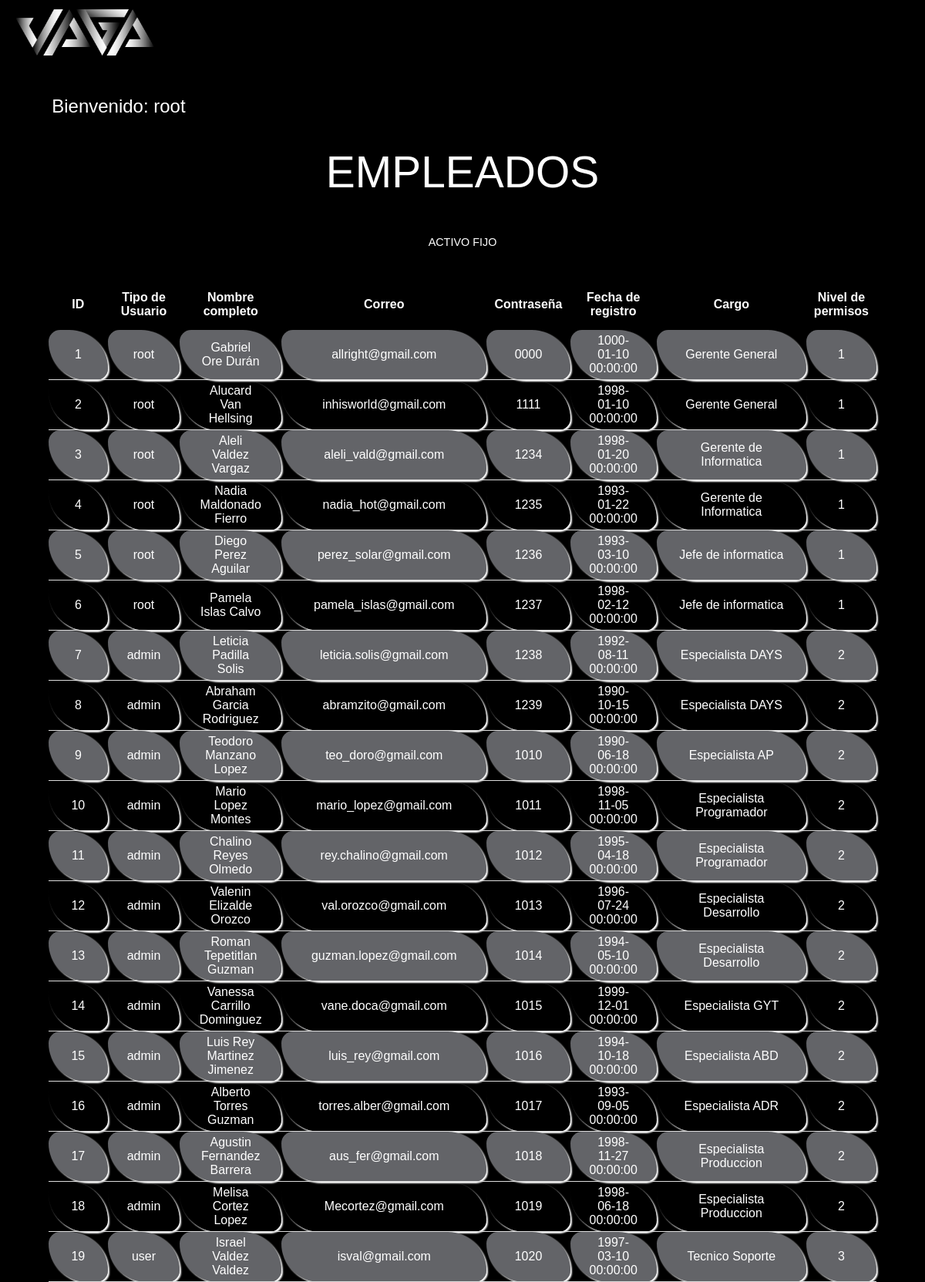
/consulta.php (signed in, upper part), run on the app's committed database.
### tables this page shows
CREATE TABLE `usuarios` (
    `id` int UNSIGNED NOT NULL PRIMARY KEY auto_increment,
    `user` varchar(30) NOT NULL,
    `nombre` varchar(300) NOT NULL,
    `correo` varchar(300) NOT NULL,
    `password` varchar(450) NOT NULL,
    `date` datetime NOT NULL DEFAULT CURRENT_TIMESTAMP,
    `cargo` varchar(300) NOT NULL,
    `perm` int(11) NOT NULL DEFAULT '3'
);

### consulta.php (the view, shortened to what this page needs)
<?php
$carry = $_SESSION['noCuenta'];
if (!isset($carry)) {
    header("location: index.php");
} else {
    echo'<link rel="Shortcut icon" href="assets/vicon.png">
    <link rel="stylesheet" type="text/css" href="assets/estilo.php">';
    include("assets/header.php");
    echo "<p style='margin-left:5%'>Bienvenido: $carry</p>";
    require("./logica/conexion.php");
    $consulta_sql = "SELECT * FROM USUARIOS";
    $resultado = $conn->query($consulta_sql);
    $count = mysqli_num_rows($resultado);
    if ($count > 0) {
        echo "<h1 class='h21'>EMPLEADOS</h1>";
        echo "<body  class='sansserif'>
        <div align='center' style='overflow-x:auto'>
        <input type='button' style='font-size:.6em' onclick='location.href=`bienes.php`' value='ACTIVO FIJO' class='btn1'> <br><br>
        <table >
        <tr>
        <th>ID</th>
        <th>Tipo de Usuario</th>
        <th>Nombre completo</th>
        <th>Correo</th>
        <th>Contraseña</th>
        <th>Fecha de registro</th>
        <th>Cargo</th>
        <th>Nivel de permisos</th>
        </div>
        </body>";
        while ($row = mysqli_fetch_assoc($resultado)) {
            echo "<tr>";
            echo "<td>" . $row['id'] .         "</td>";
            echo "<td>" . $row['user'] .     "</td>";
            echo "<td>" . $row['nombre'] .     "</td>";
            echo "<td>" . $row['correo'] .     "</td>";
            echo "<td>" . $row['password'] .   "</td>";
            echo "<td>" . $row['date'] .       "</td>";
            echo "<td>" . $row['cargo'] .       "</td>";
            echo "<td>" . $row['perm'] .       "</td>";
            echo "</tr>";
        }
    } else {
        echo "<h1 style='color:red'>  Sin ningun registro</h1>";
    }
}
?>

### assets/header.php (shortened to what this page needs)
<?php
echo "
    <header >
        <a href='index.php' class='a2' title='INICIO'>
          <img src='assets/vagawhite.png' alt='Logo' class='img1'>
        </a>
    </header>
    ";
?>

### assets/header.php (style rules this page uses)
.a2 { display: flex; justify-content: flex-start; line-height: 110%; margin-left: 1%; margin-top: 1%; width: 180px; height: 60px; }
.img1 { width: 100%; height: 100%; }

### consulta.php (style rules this page uses)
a { color: white; }
body { background: url('assets/back3.png') repeat center fixed; color: white; background-size: 100% 100%; font-size: 1.5em; }
table { text-align: center; border-collapse: collapse; width: 80%; box-shadow: 0 4px 8px 0 rgba(0, 0, 0, 0.2), 0 6px 20px 0 rgba(0, 0, 0, 0.19); }
th { text-align: center; background-color: black; padding: 15px 10px; }
td { padding: 5px 25px; vertical-align: center; border-bottom: 1px solid #ddd; border-radius: 15px 50px; box-shadow: 2px 2px 2px white; }
h1 { text-align: center; }
tr:nth-child(even) { background-color: #636468; }
.sansserif { font-family: Arial, Helvetica, sans-serif; }

### data on the page
usuarios: id "1", user "root", nombre "Gabriel Ore Durán", correo "allright@gmail.com", password "0000", date "1000-01-10 00:00:00", cargo "Gerente General", perm "1"
usuarios: id "2", user "root", nombre "Alucard Van Hellsing", correo "inhisworld@gmail.com", password "1111", date "1998-01-10 00:00:00", cargo "Gerente General", perm "1"
usuarios: id "3", user "root", nombre "Aleli Valdez Vargaz", correo "aleli_vald@gmail.com", password "1234", date "1998-01-20 00:00:00", cargo "Gerente de Informatica", perm "1"
usuarios: id "4", user "root", nombre "Nadia Maldonado Fierro", correo "nadia_hot@gmail.com", password "1235", date "1993-01-22 00:00:00", cargo "Gerente de Informatica", perm "1"
usuarios: id "5", user "root", nombre "Diego Perez Aguilar", correo "perez_solar@gmail.com", password "1236", date "1993-03-10 00:00:00", cargo "Jefe de informatica", perm "1"
usuarios: id "6", user "root", nombre "Pamela Islas Calvo", correo "pamela_islas@gmail.com", password "1237", date "1998-02-12 00:00:00", cargo "Jefe de informatica", perm "1"
usuarios: id "7", user "admin", nombre "Leticia Padilla Solis", correo "leticia.solis@gmail.com", password "1238", date "1992-08-11 00:00:00", cargo "Especialista DAYS", perm "2"
usuarios: id "8", user "admin", nombre "Abraham Garcia Rodriguez", correo "abramzito@gmail.com", password "1239", date "1990-10-15 00:00:00", cargo "Especialista DAYS", perm "2"
usuarios: id "9", user "admin", nombre "Teodoro Manzano Lopez", correo "teo_doro@gmail.com", password "1010", date "1990-06-18 00:00:00", cargo "Especialista AP", perm "2"
usuarios: id "10", user "admin", nombre "Mario Lopez Montes", correo "mario_lopez@gmail.com", password "1011", date "1998-11-05 00:00:00", cargo "Especialista Programador", perm "2"
usuarios: id "11", user "admin", nombre "Chalino Reyes Olmedo", correo "rey.chalino@gmail.com", password "1012", date "1995-04-18 00:00:00", cargo "Especialista Programador", perm "2"
usuarios: id "12", user "admin", nombre "Valenin Elizalde Orozco", correo "val.orozco@gmail.com", password "1013", date "1996-07-24 00:00:00", cargo "Especialista Desarrollo", perm "2"
usuarios: id "13", user "admin", nombre "Roman Tepetitlan Guzman", correo "guzman.lopez@gmail.com", password "1014", date "1994-05-10 00:00:00", cargo "Especialista Desarrollo", perm "2"
usuarios: id "14", user "admin", nombre "Vanessa Carrillo Dominguez", correo "vane.doca@gmail.com", password "1015", date "1999-12-01 00:00:00", cargo "Especialista GYT", perm "2"
usuarios: id "15", user "admin", nombre "Luis Rey Martinez Jimenez", correo "luis_rey@gmail.com", password "1016", date "1994-10-18 00:00:00", cargo "Especialista ABD", perm "2"
usuarios: id "16", user "admin", nombre "Alberto Torres Guzman", correo "torres.alber@gmail.com", password "1017", date "1993-09-05 00:00:00", cargo "Especialista ADR", perm "2"
usuarios: id "17", user "admin", nombre "Agustin Fernandez Barrera", correo "aus_fer@gmail.com", password "1018", date "1998-11-27 00:00:00", cargo "Especialista Produccion", perm "2"
usuarios: id "18", user "admin", nombre "Melisa Cortez Lopez", correo "Mecortez@gmail.com", password "1019", date "1998-06-18 00:00:00", cargo "Especialista Produccion", perm "2"
usuarios: id "19", user "user", nombre "Israel Valdez Valdez", correo "isval@gmail.com", password "1020", date "1997-03-10 00:00:00", cargo "Tecnico Soporte", perm "3"

### other printed values
$carry "root"
